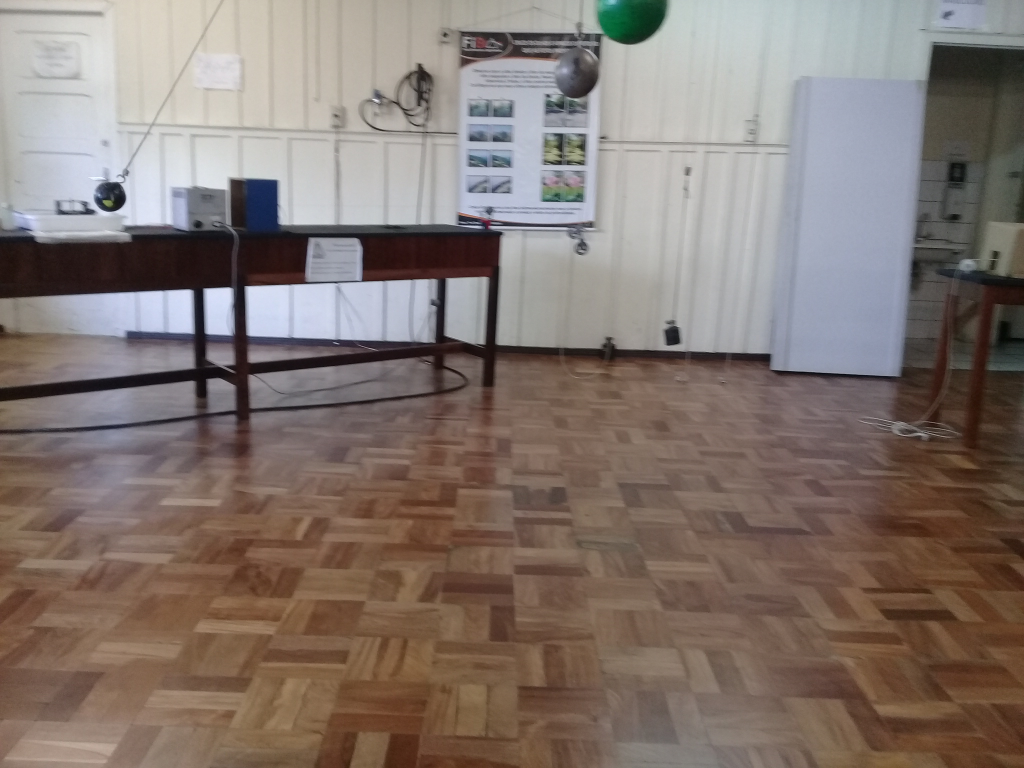
//> input picture 20190829_150259.jpg, 2048 x 1536 px, given in place of 20190829_150101.mp4, which was not available (shown at 1/2 size)
$ ./Pendulum   (built with g++ and OpenCV 4)
//> lines starting //> are read from the running program, lines starting //| are printed output that depends on the picture; after the words box and inside, x2 and y2 are one past the last pixel; in counts of white or black regions, pixels touching at a corner belong together; pictures that were not available may be replaced by others from this repository, and a replacement may not be noted
/*
@file Pendulum-v28.cpp
@brief An attempt to recognize and to track a real simple pendulum movement, and then draw physics vectors (e.g. velocity).
@author arantxax
@date Mar 11, 2020
*/

#include "opencv2/highgui/highgui.hpp"
#include "opencv2/imgproc/imgproc.hpp"
#include "opencv2/video.hpp"
#include "opencv2/videoio.hpp"
#include "opencv2/imgcodecs.hpp"
#include "opencv2/opencv.hpp"
#include "opencv2/core.hpp"

#include <iostream>
#include <iomanip>
#include <time.h>
#include <unistd.h>
#include <cmath>
#include <fstream>

using namespace cv;
using namespace std;

#define PI 3.14159265

int main(){
  //![Load source video]
  VideoCapture capture("20190829_150101.mp4");// when the input is a camera, set zero intead of string
  if (!capture.isOpened())// check if we succeeded
    {
      cout <<"Error opening video strem or file"<< endl;
      return -1;
    }
  //![Load source video]

  //![Background Subtraction Method]
  Ptr<BackgroundSubtractor> model;
  model = createBackgroundSubtractorMOG2();
  bool doUpdateModel = true;
  bool doSmoothMask = true;
  //![Background Subtraction Method]

  //![Declare variables to store the frames]
  Mat frame, gray, hsv, roi;
  Mat hsv_roi, mask, dst;
  //![Declare variables to store the frames]

  //![Take first frame of the video]
  capture >> frame;
//> frame is the input picture: 1536 rows x 2048 cols, CV_8UC3; mean B, G, R 112.1, 118.5, 131
  //![Take first frame of the video]

  //![Initialize Videowriter]
  int frame_width = static_cast<int>(capture.get(CAP_PROP_FRAME_WIDTH));
  int frame_height = static_cast<int>(capture.get(CAP_PROP_FRAME_HEIGHT));
  Size frame_size(frame_width, frame_height);
  VideoWriter video("./output.avi", VideoWriter::fourcc('M','J','P','G'), 10, frame_size, true);
  //![Initialize Videowriter]

  //![Initialize export to data file]
  ofstream outputfile;
  outputfile.open ("outputfile.dat");
  //![Initialize export to data file]

  //![Declare vectors and points to draw]
  Point center;
  Vec2d Center;
  Point r_x, r_y;
  Point v_x, v_y;
  Point a_t, a_r;
  Point P0;
  Vec2d P_0;
  //![Declare vectors and points to draw]

  //![Detect circles]
  Mat canny_output;
  int thresh = 100;
  int id = 0;
  double area = 0.0;
  double max_area = 0.0;

  //Convert image to hsv and blur it
  cvtColor(frame, hsv, COLOR_BGR2HSV);
//> hsv: 1536 rows x 2048 cols, CV_8UC3; mean H, S, V 44.8, 61.4, 135
  blur(hsv, hsv, Size(3,3));
//> hsv: 1536 rows x 2048 cols, CV_8UC3; mean H, S, V 44.8, 61.4, 135
  inRange(hsv, Scalar(40, 50, 10), Scalar(80, 255, 255), mask);
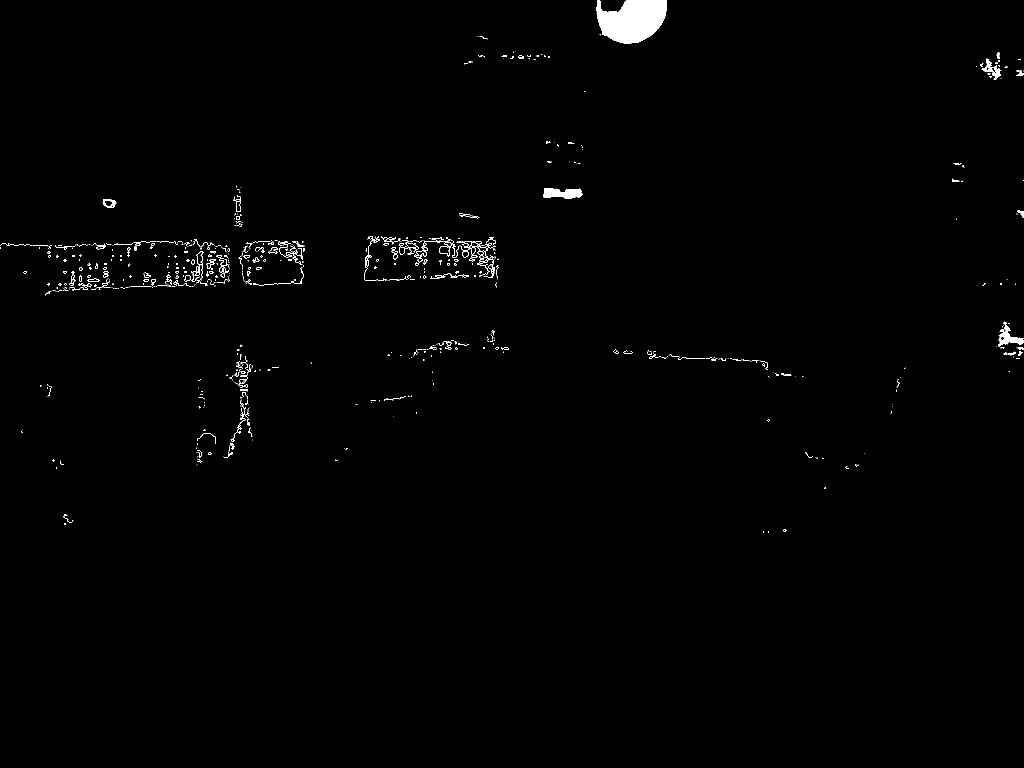
//> mask: 1536 rows x 2048 cols, CV_8UC1 (shown at 1/2 size); 0.73% white; 642 white regions (484 under 20 px), largest, box (x1, y1, x2, y2) and area: (1193, 0, 1334, 87) 9113, (1086, 376, 1166, 398) 1207, (1996, 643, 2048, 693) 838

  //Detect edges using canny
  Canny(mask, canny_output, thresh, thresh*2);
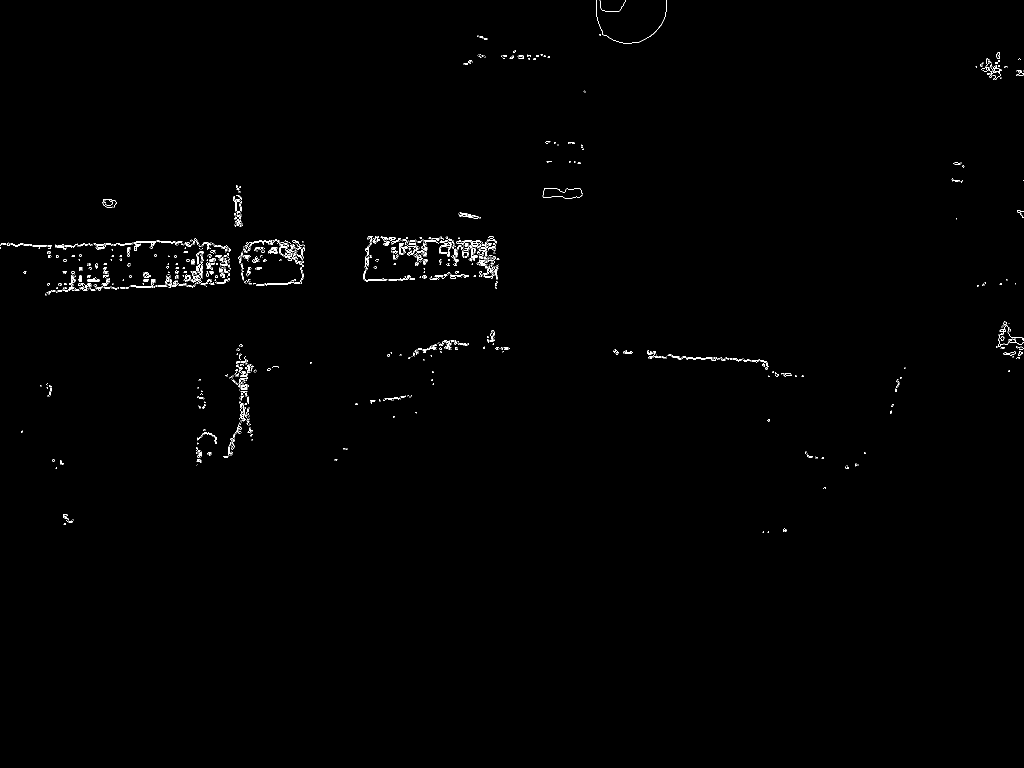
//> canny_output: 1536 rows x 2048 cols, CV_8UC1 (shown at 1/2 size); 0.48% white in thin lines or dots, all inside (x1, y1, x2, y2) = (0, 0, 2048, 1066)

  //Find contours
  vector<vector<Point>> contours;
  findContours(canny_output, contours, RETR_TREE, CHAIN_APPROX_SIMPLE,Point(0,0));
//> contours = 1784 contours, 1704 with area under 20; largest, box (x1, y1, x2, y2) and area: (924, 501, 936, 516) 102, (924, 503, 936, 515) 93, (529, 558, 592, 571) 90, (175, 555, 199, 564) 80, (267, 482, 312, 486) 79

  //Circles
  vector<vector<Point> > contours_poly( contours.size() );
//> contours_poly = 1784 empty contours
  vector<Point2f> centers( contours.size() );
  vector<float> radius( contours.size() );

  for( size_t i = 0; i < contours.size(); i++ )
  {
    approxPolyDP( contours[i], contours_poly[i], 3, true );
    minEnclosingCircle( contours_poly[i], centers[i], radius[i] );
    area = contourArea(contours[i], false);
    id = area > max_area ? i : id;
    max_area = max(max_area, area );
  }
//> this loop made 1784 passes
//> (area, id, max_area) on passes 10 to 11: (24.5, 9, 24.5), (21.5, 9, 24.5)
//> after the loop, contours_poly = 1784 contours, 1713 with area under 20; largest, box (x1, y1, x2, y2) and area: (1193, 0, 1334, 86) 125, (175, 555, 199, 564) 96, (924, 501, 936, 515) 96, (727, 539, 773, 563) 86, (313, 481, 355, 488) 81; centers = 1784 Points (x, y), first 12: [1535, 1064], [1525, 1064], [1569, 1060.3], [1569, 1062], [129, 1047], [141, 1041], [139.5, 1044], [134, 1041.5], [145, 1039], [131.5, 1033.5], [130.5, 1029.5], [1649, 975.5]; radius = 1784 values, max 74.07 at index 1783, min 0.0001 at index 0, mean 2.26; id = 1204; max_area = 101.5

  drawContours(canny_output, contours_poly, id, Scalar (255, 255, 255));
  circle(canny_output, centers[id], (int)radius[id], Scalar (255, 255, 255), 2 );
  imshow("canny_output", canny_output);
  //![Detect circles]

  //![Setup ROI for tracking]
  //initial window's location
  center = centers[id];
//> center = Point(929, 508)
  Point shift = Point (20, 20);
  Rect track_window (center - shift, center + shift);
//> track_window = Rect(909, 488, 40, 40)

  //set up the ROI for Tracking
  roi = frame(track_window);
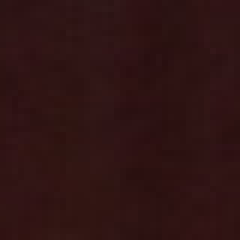
//> roi: 40 rows x 40 cols, CV_8UC3 (shown 6 times larger); mean B, G, R 19.4, 19.8, 47
  cvtColor(roi, hsv_roi, COLOR_BGR2HSV);
//> hsv_roi: 40 rows x 40 cols, CV_8UC3; mean H, S, V 56.5, 152.5, 47
  inRange(hsv_roi, Scalar(0, 60, 32), Scalar(180, 255, 255), dst); //binarized
//> dst: 40 rows x 40 cols, CV_8UC1; every value is 255

  //set up ROI histogram
  float range_[] = { 70, 150 };
  const float* range[] = {range_};
  Mat roi_hist;
  int histSize[] = { 180 };
  int channels[] = { 0 };
  calcHist(&hsv_roi, 1, channels, dst, roi_hist, 1, histSize, range);
//> roi_hist = 180 values from 0 to 0
  normalize(roi_hist, roi_hist, 0, 255, NORM_MINMAX);
  //Setup the termination criteria, either 100 iteraction or move by at least 1 pt
  TermCriteria term_crit(TermCriteria::EPS | TermCriteria::COUNT, 100, 1.0);
  //![Setup ROI for tracking]

  //![Declare Physics' variables]
  //time elapsing
  //time_t start, end; time (&start);
  int64 start, end;
  start = getTickCount(); //just to begin
  double dt = 0.0;
  int i = 0;
  int N = 0;

  //position
  vector<double> X(4), Y(4);
  double cx = 0.0, cy = 0.0;
  double dx = 0.0, dy = 0.0;

  //velocity
  double vx = 0.0;
  double vy = 0.0;
  Vec2d v {0.0, 0.0};
  Vec2d v_unit_tangencial {0.0, 0.0};
  Vec2d v_unit_radial {0.0, 0.0};
  double dot_tangencial = 0.0;
  double dot_radial = 0.0;

  //aceleration
  double ax = 0.0;
  double ay = 0.0;
  Vec2d a {0.0, 0.0};
  Vec2d a_radial {0.0, 0.0};
  Vec2d a_tangencial {0.0, 0.0};
  Vec2d g {0.0, 0.0};
  Vec2d T {0.0, 0.0};

  //amplitude
  double Ax_max = 0.0, Ax_min = 999.0;	//+A and -A
  double Ay_max = 0.0;               	//Rope's lenght
  double vx_max = 0.0, vy_max = 0.0;
  double ax_max = 0.0, ay_max = 0.0;

  //cartesian line and QMM method
  double x0 = 0.0, y0 = 0.0;
  double L = 0.0;                      	//Rope length
  Vec2d m {0.0, 0.0};                  	//slope (generic and rope lines)
  double b = 0.0;						//intercept (generic lines)
  double theta = 0.0;
  double sum_m = 0.0;
  double sum_b = 0.0;
  double sum_m2 = 0.0;
  double sum_mb = 0.0;
  double sum2_m = 0.0;
  //![Declare Physics' variables]

  //![Loop over all frames]
  for (;;)
    {
      //![prepare input frames]
      Mat foregroundMask, foreground, background, dst1;
      capture >> frame;

      //Conditions to continue
      if (frame.empty()){//end of capture
        break;
	  }

	  const Size scaledSize(640, 640 * frame.rows / frame.cols);
//> scaledSize = Size(640, 480)
	  resize(frame, frame, scaledSize, 0, 0, INTER_LINEAR); //zooming
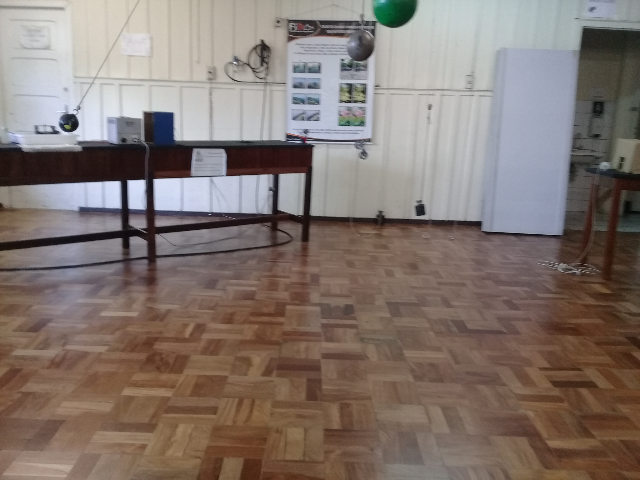
//> frame: 480 rows x 640 cols, CV_8UC3; mean B, G, R 112, 118.4, 130.9
	  //![prepare input frames]

	  //![Background Subtraction Model]
	  // pass the frame to background model
	  model->apply(frame, foregroundMask, doUpdateModel ? -1 : 0);
//> foregroundMask: 480 rows x 640 cols, CV_8UC1; every value is 127

	  // show foreground image and mask (with optional smoothing)
	  if (doSmoothMask)
	  {
	  GaussianBlur(foregroundMask, foregroundMask, Size(11, 11), 3.5, 3.5);
	  threshold(foregroundMask, foregroundMask, 200, 255, THRESH_BINARY);
//> foregroundMask: 480 rows x 640 cols, CV_8UC1; every value is 0
	  }

	  if (foreground.empty()){
	  foreground.create(scaledSize, frame.type());
	  }
	  foreground = Scalar::all(0);
	  frame.copyTo(foreground, foregroundMask);

	  // show background image
	  model->getBackgroundImage(background);
	  if (!background.empty()) {
	    //imshow("mean background image", background);
	  }
	  //![Background Subtraction Model]

	  //![Meanshift tracking]
	  cvtColor(foreground, hsv, COLOR_BGR2HSV);
//> hsv: 480 rows x 640 cols, CV_8UC3; every value is 0
	  calcBackProject(&hsv, 1, channels, roi_hist, dst1, range);

	  //apply meanshift to get the new location
	  meanShift(dst1, track_window, term_crit); //Finds an object on a back projection image
//> track_window = Rect(320, 240, 1, 1)
	  //ROI Updated
	  roi = foreground(track_window);
//> roi = [[0, 0, 0]]
	  imshow("current roi", roi);

	  //Draw it on frame
	  rectangle(frame, track_window, Scalar(0,240,255), 2);
//> frame: 480 rows x 640 cols, CV_8UC3; 5 pixels changed, all inside (x1, y1, x2, y2) = (319, 239, 322, 242)

	  //get track_window position
	  double xmin = track_window.x;
//> xmin = 320
	  double ymin = track_window.y;
//> ymin = 240
	  double w = track_window.width;
//> w = 1
	  double h = track_window.height;
//> h = 1
	  //![Meanshift tracking]

	  //![Get the centroid 1th-moments/0th-moments]
	  Moments M=moments(canny_output,true);
//> M = moments, m00 15259, centre m10/m00, m01/m00 = (750.3, 547.8)

	  //Get centroid considering the ROI's coordinates
	  if(M.m00!=0){
	    cx = M.m10/M.m00 + xmin;
//> cx = 1070.3
	    cy  = M.m01/M.m00 + ymin;
//> cy = 787.8
	    center = Point(cx,cy);
//> center = Point(1070, 787)
	  }
	  else{
	    center = Point(0,0);//avoid further division by zero
	  }
	  //![Get the centroid 1th-moments/0th-moments]

	  //![Physics]
	  //![Time elapsed]
	  //dt > 0 (avoid division by zero)
	  end = getTickCount();
	  dt = (double)(end - start)*1.0f / getTickFrequency();
	  cout << "\n" << endl;
	  cout << "time elapsed: " << format("%9.2f s", dt) << endl;
	  cout << "current i is: " << i << endl;
	  //![Time elapsed]

	  //![Position]
	  if (i < 4) {
	  	cout << "Storing the first five displacement's data..." << endl;
	  	X[i] = cx;
//> X = [1070.3, 0, 0, 0]
	  	Y[i] = cy;
//> Y = [787.8, 0, 0, 0]
	  }

	  if (i >= 4){
	  	cout << "Updating last position' data..." << endl;
	  	X[4] = cx;
	  	Y[4] = cy;
	  	//cout << "------------------------------------------" << endl;
	  	cout << "Now the X vector is: " << endl;
	  	for (int j=0; j<5; j++){
	  	//cout << X[j] << "\t";
	  	}
	  	//![Position]

	  	//![Displacement]
	  	cout << endl;
	  	cout << "--------------------------------------------------" << endl;
	  	cout << "Enough data to calculate velocity and acceleration" << endl;
	  	///Position
	  	dx = X[3]-X[1];
		dy = Y[3]-Y[1];
		cout << "dx = X[3]-X[1] = " << X[3] << " - " << X[1] << "= " << dx << endl;
		//![Displacement]

		//![Velocity]
		//cout << "Updating velocity ..." << endl;
		vx = dx/(2*dt);
		vy = dy/(2*dt);
		v = {vx, vy};
		cout << "vx = " << dx << "/(2*" << dt << ") = " << vx << endl;
		//![Velocity]

		//![Acceleration]
		//acceleration in both x and y axis using second derivative with
	  	//five position's data and middle point method
	  	ax = (-X[0] + 16*X[1] - 30*X[2] + 16*X[3] - X[4])/(12*dt*dt);
	  	ay = (-Y[0] + 16*Y[1] - 30*Y[2] + 16*Y[3] - Y[4])/(12*dt*dt);
	  	a = {ax, ay};
	  	cout << "ax = (-X[0] + 16*X[1] - 30*X[2] + 16*X[3] - X[4])/(12*dt*dt)" << endl;
  		cout << "ax = (-" << X[0] << " + 16*" << X[1] << " - 30* " << X[2]
  		<< "16*" << X[3] << " - " << X[4] << "(12*" << dt*dt << ")" << endl;
  		cout << "ax = " << ax << endl;
  		//![Acceleration]

  		//![Amplitude]
  	  	if (cx < Ax_min){
  	  		Ax_min = cx;
  	  		cout << "-A reached!" << endl;
  	  	}
  	  	if (cx > Ax_max){
  	  		Ax_max = cx;
  	  		cout << "+A reached!" << endl;
  	  	}
  	  	//![Amplitude]

  	  	//![Velocity vector's direction]
  	  	//Cartesian method
	  	m[0] = - dx / dy;    //slope (perpendicular line)
	  	b    = cy - m[0] * cx;  //intercept

	  	//proceed MMQ method in order to find the common point betwenn all lines
	  	if((i+1) % 5 == 0){ //i+1 remember: i is initialized as zero
	  		cout << "Totally brand new vector!" << endl;
	  		cout << "Let's sum up all cartesian elements" << endl;
	  		sum_m += m[0];
	  		sum_b += b;
	  		sum_m2 += m[0]*m[0];
	  		sum_mb += m[0]*b;
	  		N = i+1;
	  	}
	  	sum2_m += sum_m*sum_m;
	  	x0 = (N*sum_mb       -  sum_m*sum_b) / (-N*sum_m2 + sum2_m);
	  	y0 = (-sum_m2*sum_b  + sum_mb*sum_m) / (-N*sum_m2 + sum2_m);
	  	P0 = Point(x0,y0);

	  	//Rope lenght (L) and line equation
	  	L = norm(Center, P_0, NORM_L2);
	  	m[1] = (y0-cy)/(x0-cx);

	  	//Angle between rope and y axis
	  	theta = atan(abs((m[0]-m[1])/(1+m[0]*m[1])));
	  	cout << "Angle between y axis and rope axis: ";
	  	cout << theta << endl;

	  	//Vector methods
	  	//tangencial vector
	  	v_unit_tangencial = v/norm(v, NORM_L2, noArray());

	  	//radial vector
	  	//swap radial and tangencial components with some conditions

	  	//preferencial direction: +y because the radial vector \
	  	points to the radius' increase
	  	v_unit_radial[1] = abs(v_unit_tangencial[0]);

	  	if ((v_unit_tangencial[0]/v_unit_tangencial[1]) > 0){
			v_unit_radial[0] = -abs(v_unit_tangencial[1]);
	  	}
	  	if ((v_unit_tangencial[0]/v_unit_tangencial[1]) < 0){
			v_unit_radial[0] = abs(v_unit_tangencial[1]);
	  	}
	  	//cout << "v_unit_tangencial: " << v_unit_tangencial << endl;
	  	//cout << "v_unit_radial:" << v_unit_radial << endl;
	  	if (v_unit_tangencial.dot(v_unit_radial)==0){
			//cout << "They are perpendicular." << endl;
	 	}
	 	//![Velocity vector's direction]

	 	//![Acceleration projection in radial and transversal directions]
	  	cout << "-----------------------------------------------------" << endl;
  	  	cout << "Dot product using a.dot(v)" << endl;
  	  	dot_tangencial = a.dot(v_unit_tangencial);
  	  	dot_radial = a.dot(v_unit_radial);
  	  	cout << "dot_tangencial" << "\t" << "dot_radial" << endl;
  	  	cout << dot_tangencial << "\t" << dot_radial << endl;
  	  	cout << "\n" << endl;
  	  	cout << "Angle between y axis and radial axis: ";
  	  	cout << acos (v_unit_radial[1])*180.0 / PI << endl;

  	  	cout << "-----------------------------------------------------" << endl;
  	  	cout << "Project acceleration onto velocity tangencial vector" << endl;
  	  	a_tangencial = dot_tangencial*v_unit_tangencial;
  	  	cout << "a_tangencial:" << "\t" << a_tangencial << endl;

  	  	//cout << "Project acceleration onto velocity radial vector" << endl;
  	  	a_radial = dot_radial*v_unit_radial;
  	  	//![Acceleration projection in radial and transversal directions]

  	  	//![Forces]
  	  	//cout << "Gravity is the sum of tangencial and radial y component: ";
  	  	g = {0.0, abs(a_tangencial[1]+a_radial[1])};
  	  	//cout << "Tension force dwells in radial axis, but in opposite orientation: ";
  	  	T = v_unit_radial*(-abs(g.dot(v_unit_radial))-abs(a.dot(v_unit_radial)));
  	  	//![Forces]
  	  	//![Physics]

  	  	//![Position's update]
  	  	cout << "Before:" << "\t" << "{x0 x1 x2 x3 x4}" << endl;
	  	cout << "After:" << "\t" <<  "{x1 x2 x3 x4 ..}" << endl;
	  	cout << "-----------------------------------------------------" << endl;
	  	cout << "Before: " << endl;
	  	for (int j=0; j<5; j++){
	  		//cout << X[j] << "\t";
	  	}

	  	cout << endl;

	  	for (int n=0; n<4; n++){
	  		X[n]=X[n+1];
	  		Y[n]=Y[n+1];
	  	}
	  	X[4] = 0.0;

	  	//cout << "After: " << endl;
	  	for (int j=0; j<5; j++){
	  		//cout << X[j] << "\t";
	  	}
	  	cout << "\n" << endl;
  	  }
  	  //![Position's update]

  	  //![Drawing]
  	  //show the image with a point mark at the centroid
	  circle(frame,center,5,Scalar(0,240,255),-1); //BGR

  	  // [7 lines of commented-out code are left out]
  	  v_x = Point (cx + 0.10*vx, cy);
//> v_x = Point(1070, 787)
  	  //v_y = Point (cx,      cy + vy);
  	  //arrowedLine (frame, center, v_x, Scalar(0, 255, 0), 3, 8);
  	  //arrowedLine (frame, center, v_y, Scalar(0, 255, 0), 3, 8);

  	  //show the image with tangencial and radial vectors (scaled)
  	  a_t = Point (100*v_unit_tangencial);
  	  a_r = Point (100*v_unit_radial);
  	  //arrowedLine (frame, center, center + a_t, Scalar(0, 0, 255), 3, 8);
  	  //arrowedLine (frame, center, center + a_r, Scalar(255, 0, 0), 3, 8);

  	  //Draw the cartesian lines
	  line (frame, center, P0, Scalar(255, 0, 0), 1, 8, 0);
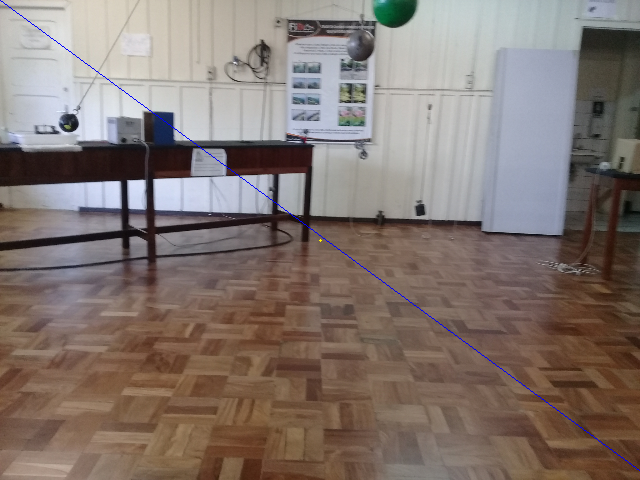
//> frame: 480 rows x 640 cols, CV_8UC3; mean B, G, R 112.3, 118.2, 130.6
	  // [9 lines of commented-out code are left out]
  	  outputfile << i << "\t" << theta << "\t" << acos (v_unit_radial[1])*180.0 / PI << "\n";
  	  imshow("frame", frame);
  	  video.write(frame);
  	  //![write information to a file]

  	  i++;
  	  start = getTickCount(); //reset cronometer

	  int keyboard = waitKey(30);
//> the 'q' key is pressed
	  if (keyboard == 'q' || keyboard == 27)
	  break;
	}

	//outputfile.close();
  //![Loop over all frames]
}
